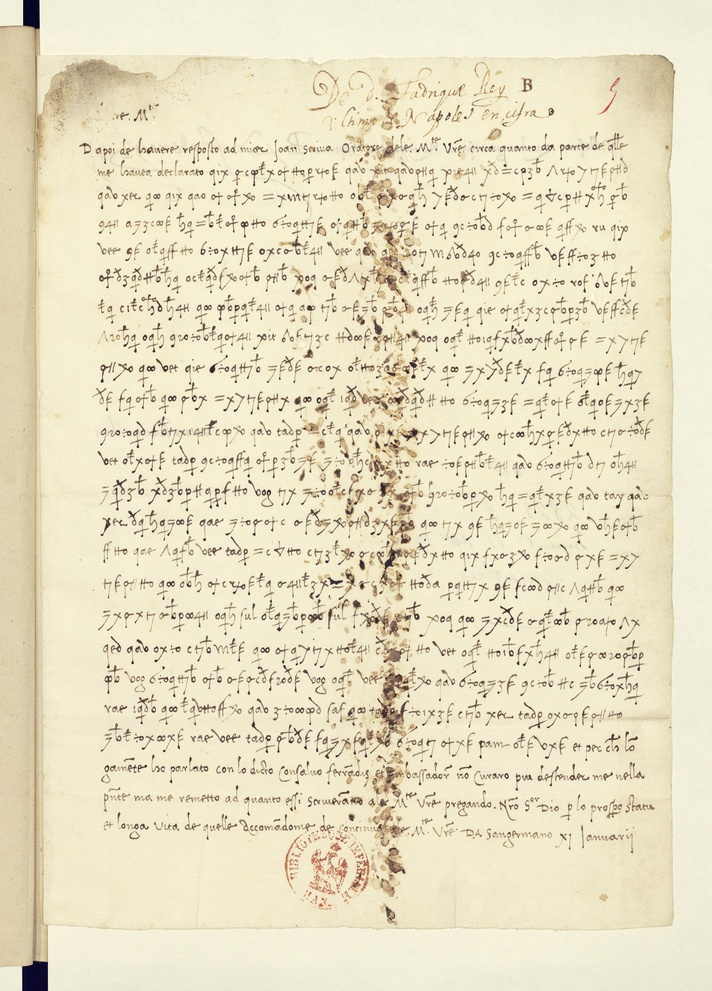
#> input picture esp318/full/f005r.jpg, 712 x 991 px, shrunk from 3826 x 5325 before the run
$ python lines.py full/f005r.jpg
#> lines starting #> are read from the running program, lines starting #| are printed output that depends on the picture
import sys, os, numpy as np
from PIL import Image, ImageOps

def bands(path, x0f=0.0, x1f=1.0, y0f=0.0, y1f=1.0, thr=0.55, minh=18):
#> called with path = 'full/f005r.jpg', x0f = 0, x1f = 1, y0f = 0, y1f = 1, thr = 0.55, minh = 18
    im = Image.open(path).convert('L')
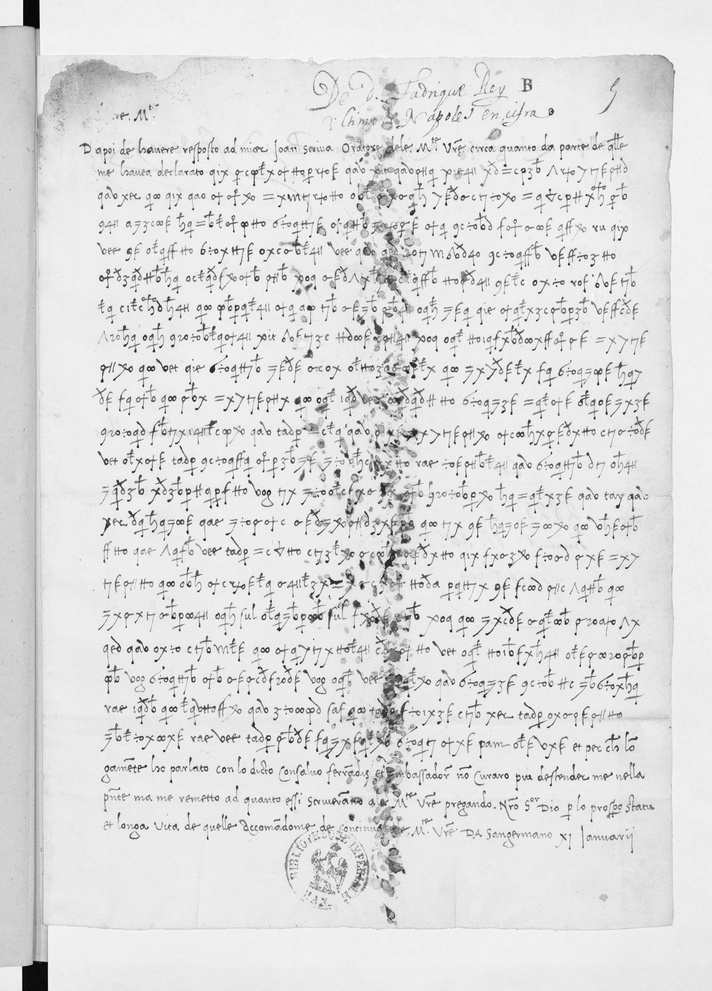
#> im: PIL image 712x991 L; min 1, max 253, mean 222.5
    W,H = im.size
#> W = 712; H = 991
    x0,x1 = int(W*x0f), int(W*x1f); y0,y1 = int(H*y0f), int(H*y1f)
#> after `x0, x1 = (int(W * x0f), int(W * x1f))`: x0 = 0; x1 = 712
#> after `y0, y1 = (int(H * y0f), int(H * y1f))`: y0 = 0; y1 = 991
    a = np.asarray(im.crop((x0,y0,x1,y1)), dtype=float)
    a = (a - a.min())/(a.max()-a.min()+1e-9)
    # ink = dark
    ink = (a < thr).sum(axis=1).astype(float)
#> ink = 991 values, max 142 at index 367, min 0 at index 39, mean 27.88
    ink = np.convolve(ink, np.ones(5)/5, mode='same')
#> ink = 991 values, max 110 at index 368, min 0 at index 41, mean 27.85
    t = max(3.0, ink.max()*0.10)
#> t = 11
    on = ink > t
    out=[]; s=None
    for i,v in enumerate(on):
        if v and s is None: s=i
        elif not v and s is not None:
            if i-s>=minh: out.append((s+y0, i+y0))
            s=None
#> this loop made 991 passes
#> v on passes 1 to 12: False, True, True, True, True, True, True, True, True, True, True, True
#> after the loop, out = [(1, 27), (180, 209), (214, 294), (296, 353), (357, 417), (420, 544), (546, 570), (573, 637), (638, 812), (813, 840)]; s = 962
    if s is not None and len(on)-s>=minh: out.append((s+y0, len(on)+y0))
    return out, (x0,x1,W,H)

if __name__=='__main__':
    p=sys.argv[1]
    b,(x0,x1,W,H)=bands(p, *[float(v) for v in sys.argv[2:6]] if len(sys.argv)>5 else (0,1,0,1))
#> b = [(1, 27), (180, 209), (214, 294), (296, 353), (357, 417), (420, 544), (546, 570), (573, 637), (638, 812), (813, 840), (962, 991)]; x0 = 0; x1 = 712; W = 712; H = 991
    print(W,H,len(b))
#| 712 991 11
    for i,(a,c) in enumerate(b,1): print(i,a,c,c-a)
#> this loop made 11 passes
#| 1 1 27 26
#| 2 180 209 29
#| 3 214 294 80
#| 4 296 353 57
#| 5 357 417 60
#| 6 420 544 124
#| 7 546 570 24
#| 8 573 637 64
#> (further printed lines are left out)

$ run again, on esp318/full/f122r.jpg
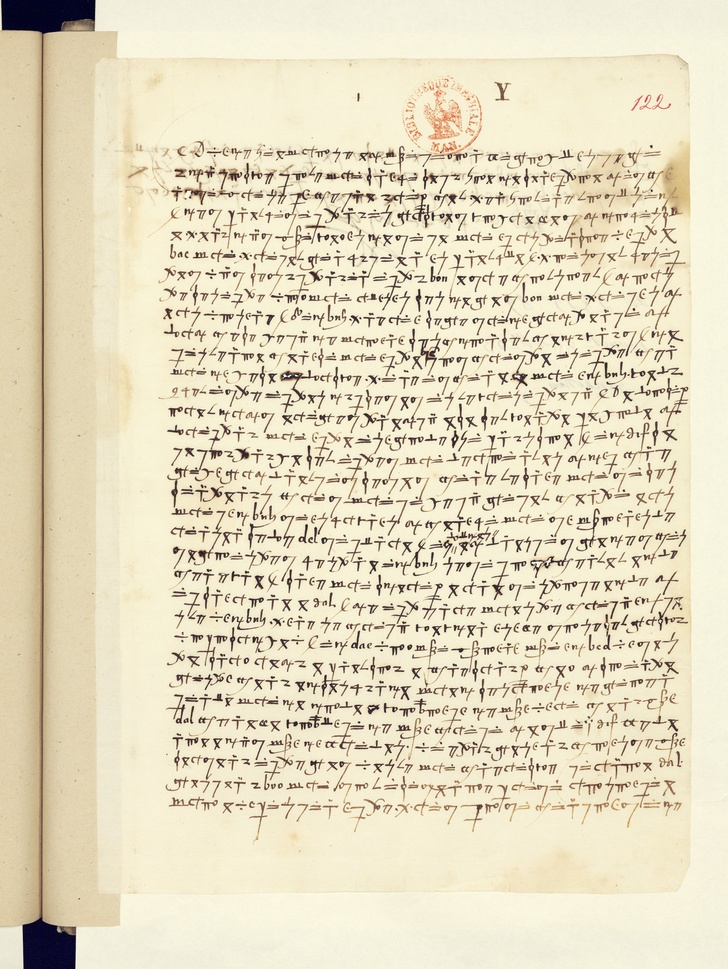
#> input picture esp318/full/f122r.jpg, 728 x 969 px, shrunk from 4077 x 5425 before the run
#> in bands, `im = Image.open(path).convert('L')`:
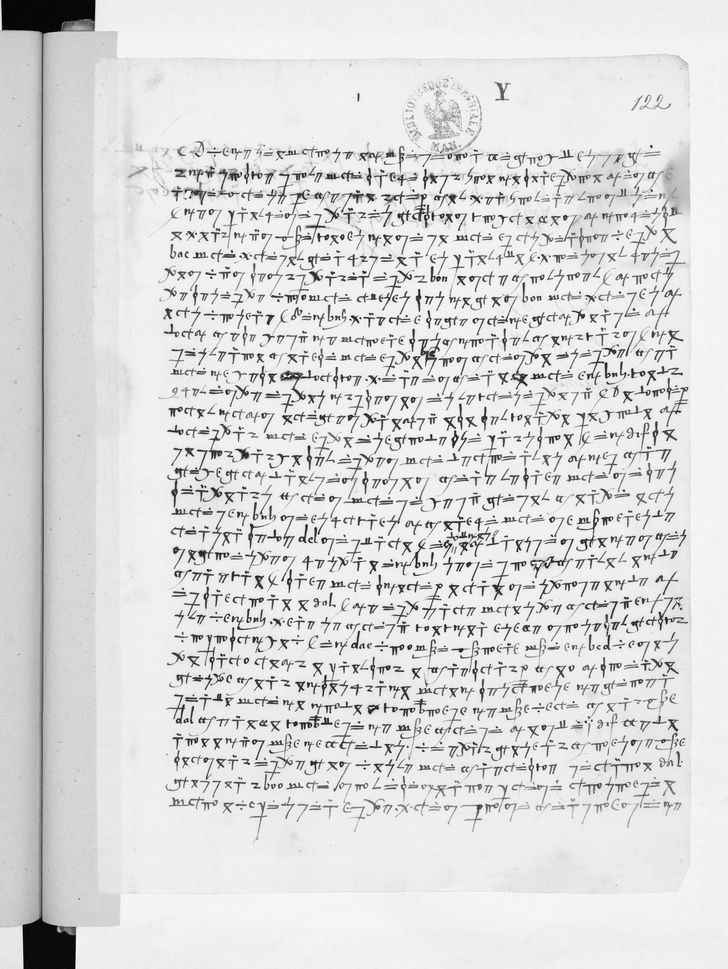
#> im: PIL image 728x969 L; min 1, max 254, mean 219
#> in bands, `ink = (a < thr).sum(axis=1).astype(float)`: ink = 969 values, max 204 at index 176, min 2 at index 39, mean 52.42
#> in bands, `ink = np.convolve(ink, np.ones(5)/5, mode='same')`: ink = 969 values, max 166.6 at index 176, min 2 at index 41, mean 52.33
#> t = 16.66
#> the loop in bands, `for i,v in enumerate(on):` made 969 passes
#> v on passes 1 to 8: True, True, True, True, True, True, True, True
#> after the loop in bands, `for i,v in enumerate(on):`: out = [(0, 33), (168, 246), (250, 775)]; s = 923
#> `b,(x0,x1,W,H)=bands(p, *[float(v) for v in sys.argv[2:6]] if len(sys.a..`: b = [(0, 33), (168, 246), (250, 775), (923, 969)]; x0 = 0; x1 = 728; H = 969
#| 728 969 4
#> the loop `for i,(a,c) in enumerate(b,1): print(i,a,c,c-a)` made 4 passes
#> (printed output is left out)

$ run again, on esp318/full/f005v.jpg
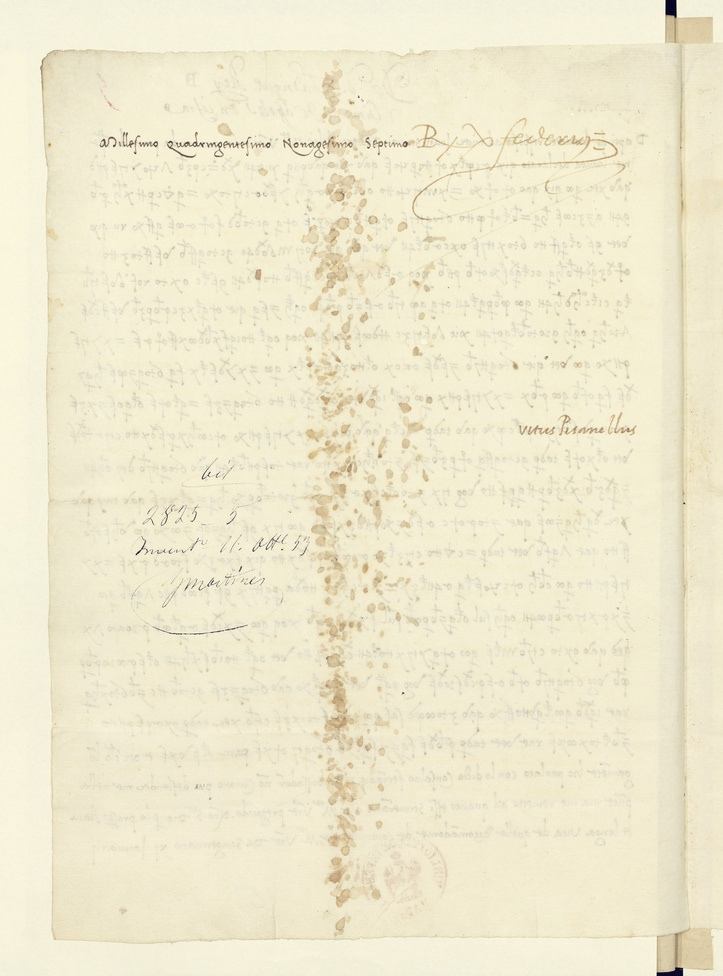
#> input picture esp318/full/f005v.jpg, 723 x 976 px, shrunk from 3811 x 5141 before the run
#> in bands, `im = Image.open(path).convert('L')`:
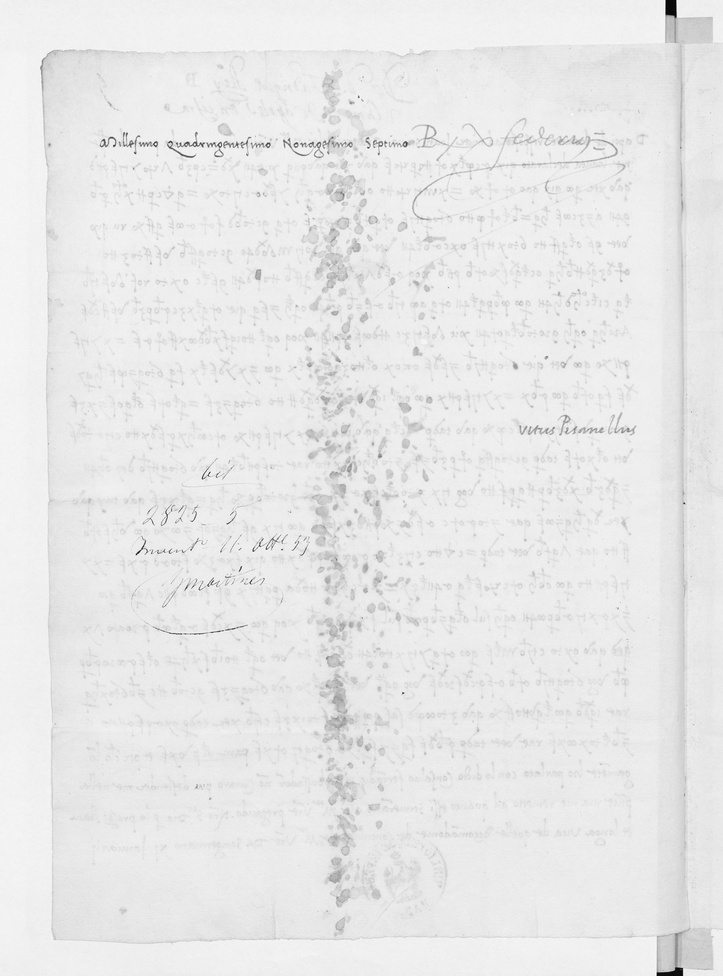
#> im: PIL image 723x976 L; min 1, max 254, mean 232.1
#> in bands, `ink = (a < thr).sum(axis=1).astype(float)`: ink = 976 values, max 87 at index 143, min 0 at index 19, mean 1.2
#> in bands, `ink = np.convolve(ink, np.ones(5)/5, mode='same')`: ink = 976 values, max 67.4 at index 144, min 0 at index 21, mean 1.18
#> t = 6.74
#> the loop in bands, `for i,v in enumerate(on):` made 976 passes
#> v on passes 1 to 8: False, True, True, True, True, True, True, True
#> after the loop in bands, `for i,v in enumerate(on):`: out = []; s = 969
#> `b,(x0,x1,W,H)=bands(p, *[float(v) for v in sys.argv[2:6]] if len(sys.a..`: b = []; x0 = 0; x1 = 723; H = 976
#| 723 976 0

$ run again, on esp318/full/f120v.jpg
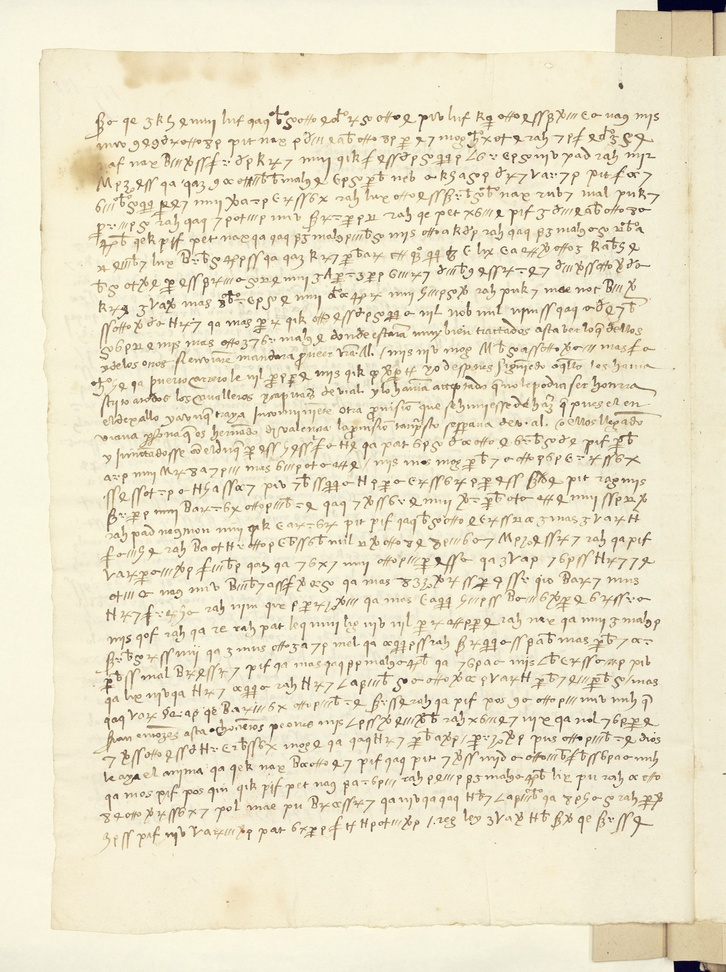
#> input picture esp318/full/f120v.jpg, 726 x 972 px, shrunk from 3819 x 5115 before the run
#> in bands, `im = Image.open(path).convert('L')`:
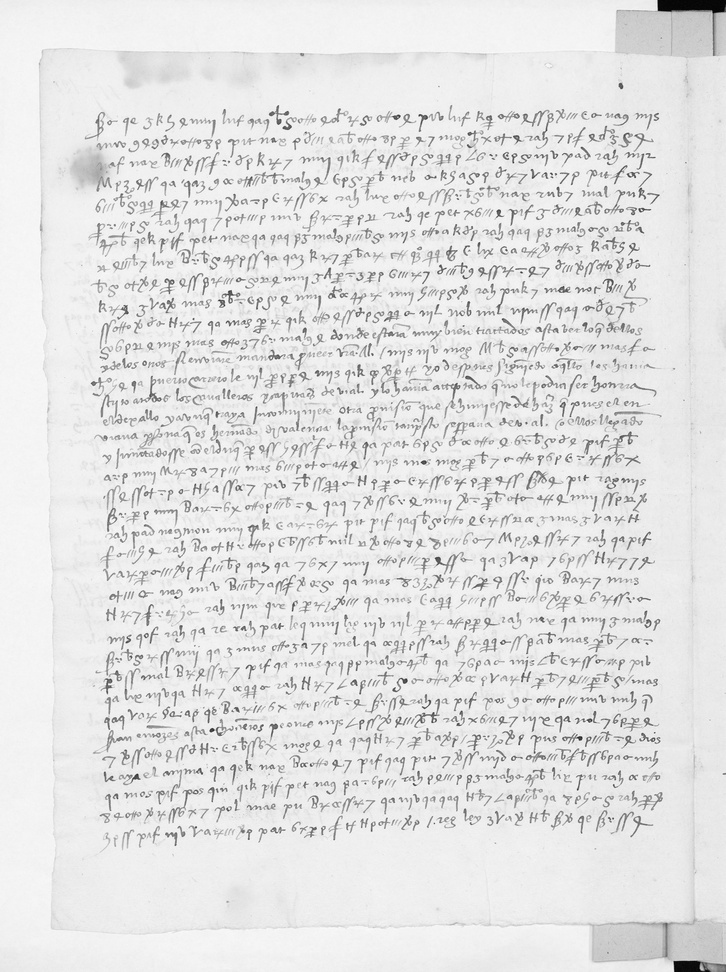
#> im: PIL image 726x972 L; min 2, max 253, mean 227.4
#> in bands, `ink = (a < thr).sum(axis=1).astype(float)`: ink = 972 values, max 87 at index 719, min 0 at index 56, mean 19.7
#> in bands, `ink = np.convolve(ink, np.ones(5)/5, mode='same')`: ink = 972 values, max 70 at index 720, min 0 at index 58, mean 19.62
#> t = 7
#> the loop in bands, `for i,v in enumerate(on):` made 972 passes
#> v on passes 1 to 8: True, True, True, True, True, True, True, True
#> after the loop in bands, `for i,v in enumerate(on):`: out = [(110, 551), (553, 838)]; s = 960
#> `b,(x0,x1,W,H)=bands(p, *[float(v) for v in sys.argv[2:6]] if len(sys.a..`: b = [(110, 551), (553, 838)]; x0 = 0; x1 = 726; H = 972
#| 726 972 2
#> the loop `for i,(a,c) in enumerate(b,1): print(i,a,c,c-a)` made 2 passes
#> (i, a, c) on passes 1 to 2: (1, 110, 551), (2, 553, 838)
#> (printed output is left out)
